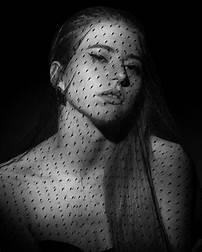
#> input picture OI.jpg, 202 x 252 px, found by its file name
$ jupyter execute Untitled1.ipynb
#> lines starting #> are read from the running program, lines starting #| are printed output that depends on the picture
[cell 1]
import cv2 as g

[cell 2]
im=g.imread("oi.jpg")
#> im is the input picture: shape (252, 202, 3); min 0, max 255, mean 48

[cell 3]
b=g.blur(im,(8,8))
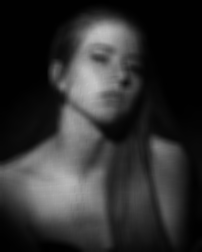
#> b: shape (252, 202, 3); min 0, max 198, mean 48

[cell 4]
gau=g.GaussianBlur(im,(5,5),5)

[cell 5]
med=g.medianBlur(im,9)

[cell 6]
bilate=g.bilateralFilter(im,50,50,30)

g.imshow("im",im)
g.waitKey(0)
g.destroyAllWindows()
g.imshow("blur",b)
g.waitKey(0)
g.destroyAllWindows()
g.imshow("gau",gau)
g.waitKey(0)
g.destroyAllWindows()
g.imshow("median",med)
g.waitKey(0)
g.destroyAllWindows()
g.imshow("bilateral",bilate)
g.waitKey(0)
g.destroyAllWindows()

[cell 7]
g.imwrite("blur.jpg",b)
#> Out = True

[cell 8]
g.imwrite("gaussian.jpg",gau)
#> Out = True

[cell 9]
g.imwrite("median blur.jpg",med)
#> Out = True

[cell 10]
g.imwrite("bilateral.jpg",bilate)
#> Out = True
